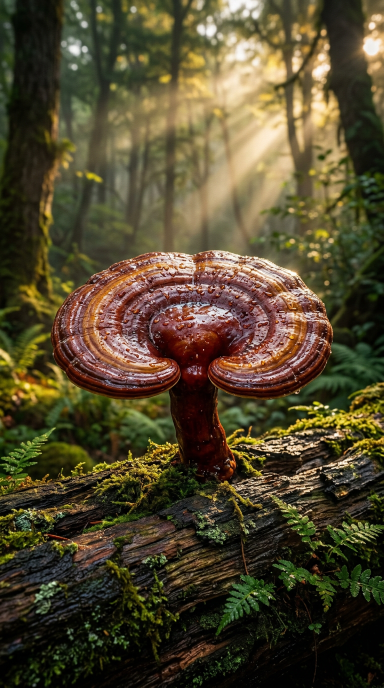
#> input picture dxn/fuentes/parte3/mature.png, 768 x 1376 px, found by its file name (shown at 1/2 size)
$ python reel3.py
#> lines starting #> are read from the running program, lines starting #| are printed output that depends on the picture
import subprocess
from PIL import Image, ImageDraw, ImageFont, ImageEnhance
R='/tmp/claude-0/-home-user-Pek-Ss-boutique/f5892703-9636-54fe-89dd-0efcb8a15e5f/reel3/'
W,H,FPS=1080,1920,30; T=22.6; N=int(T*FPS)
F='/usr/share/fonts/opentype/inter/'
fonts={'huge':ImageFont.truetype(F+'Inter-ExtraBold.otf',150),'big':ImageFont.truetype(F+'Inter-ExtraBold.otf',96),
 'mid':ImageFont.truetype(F+'Inter-ExtraBold.otf',70),'small':ImageFont.truetype(F+'Inter-Bold.otf',48)}
pillf=ImageFont.truetype(F+'Inter-ExtraBold.otf',58)
class Clip:
    def __init__(s,path,speed=1.0):
        s.p=subprocess.Popen(['ffmpeg','-loglevel','error','-i',R+path,'-vf',f'setpts={1/speed}*PTS,fps={FPS},scale={W}:{H}','-f','rawvideo','-pix_fmt','rgb24','-'],stdout=subprocess.PIPE)
        s.last=None
    def next(s):
        b=s.p.stdout.read(W*H*3)
        if len(b)==W*H*3: s.last=Image.frombytes('RGB',(W,H),b)
        return s.last
S=1.2
def still(path):
#> called with path = 'mature.png'
    return ImageEnhance.Contrast(Image.open(R+path).convert('RGB')).enhance(1.05).resize((int(W*S),int(H*S)),Image.LANCZOS)
st={'mature':still('mature.png'),'harvest':still('harvest.png'),'powder':still('powder.png')}
#> call 2 of still, with path = 'harvest.png'
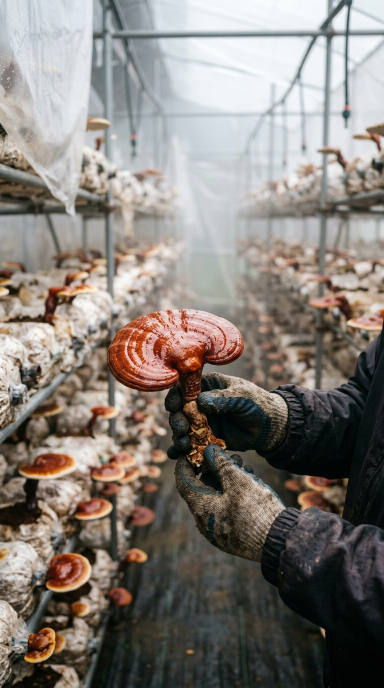
#> input picture dxn/fuentes/parte3/harvest.png, 768 x 1376 px, found by its file name (shown at 1/2 size)
#> call 3 of still, with path = 'powder.png'
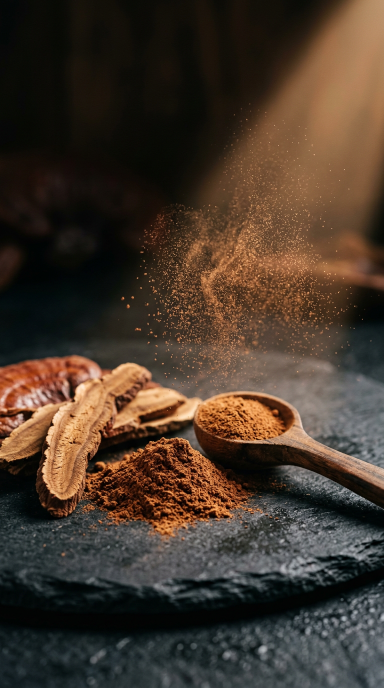
#> input picture dxn/fuentes/parte3/powder.png, 768 x 1376 px, found by its file name (shown at 1/2 size)
def kb(name,t,s0,s1,z0,z1):
    p=max(0,min(1,(t-s0)/(s1-s0))); z=z0+(z1-z0)*p
    b=st[name]; bw,bh=b.size; cw=min(bw,W*S/z); ch=min(bh,H*S/z); x=(bw-cw)/2; y=(bh-ch)/2
    return b.resize((W,H),Image.BILINEAR,box=(x,y,x+cw,y+ch))
hook=Clip('hook.mp4'); stir=Clip('stir.mp4',speed=1.0)
#> (the run stopped early here; a loop or call above may not have finished)
